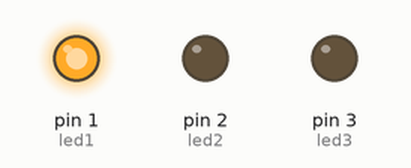
This sketch was run on a simulated Arduino Uno, built with avr-gcc and run on an emulated ATmega328P. On the bench: output pins drawn as LEDs (lit = HIGH).

Above: at 0.1 s.
At 1.1 s:
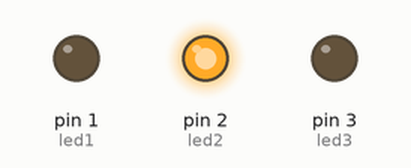
At 10.45 s:
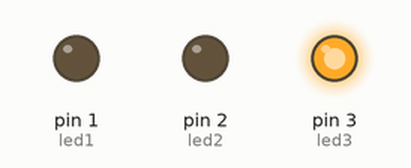
At 20.0 s:
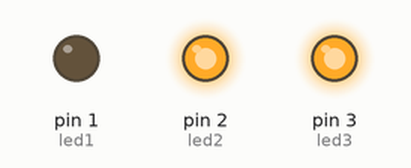
At 40.0 s:
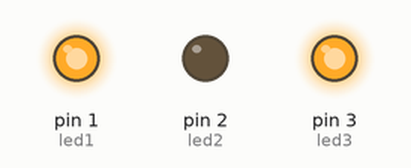
Timing chart, 0 to 40.0 s (numbered marks = the images above):
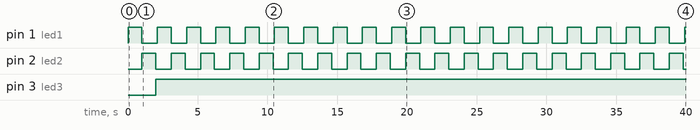

Measured:
- by itself, pin 1 (led1), pin 2 (led2): alternates HIGH for 1.0 s and LOW for 1.1 s
- by itself, pin 3 (led3): LOW → HIGH at 2.0 s

The sketch:

ledBlinkRow.ino
```cpp
const int led1 = 1;
const int led2 = 2;
const int led3 = 3;

void setup() {
  // put your setup code here, to run once:
  pinMode(led1, OUTPUT);
  pinMode(led2, OUTPUT);
  pinMode(led3, OUTPUT);
}

void loop() {
  // put your main code here, to run repeatedly:
  digitalWrite(led1, HIGH);
  delay(1000);
  digitalWrite(led1, LOW);

  digitalWrite(led2, HIGH);
  delay(1000);
  digitalWrite(led2, LOW);

  digitalWrite(led3, HIGH);
  delay(100);
  digitalWrite(led3, HIGH);
}
```
